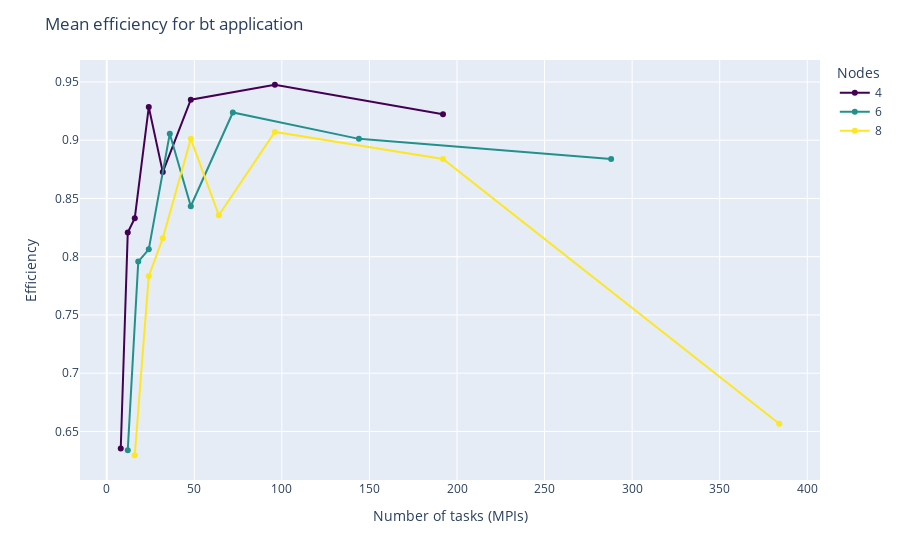

Write notebook code for a chart like this one.
### Markdown cell above
## Efficiency vs ntasks (MPIs)

### Code cell
fig = px.line(x=bt['ntasks'], y=bt['efficiency'],
                markers=True,
                color=bt['nodes'],
                color_discrete_sequence=['#440154', '#21918c', '#fde725'])

# change the title
fig.update_layout(title='Mean efficiency for bt application',
                    legend_title_text='Nodes',
                    xaxis_title='Number of tasks (MPIs)',
                    yaxis_title='Efficiency')

fig.show()
# save the figure as a png file
fig.write_image("Figures/mean_efficiency_bt.png")

### Figure 1 — Plotly figure (JSON) as saved in the notebook; plotly's stock layout.template omitted (floating-point values rounded to 4 significant figures)
{"data": [{"hovertemplate": "color=4<br>x=%{x}<br>y=%{y}<extra></extra>", "legendgroup": "4", "line": {"color": "#440154", "dash": "solid"}, "marker": {"symbol": "circle"}, "mode": "markers+lines", "name": "4", "orientation": "v", "showlegend": true, "type": "scatter", "x": [8, 12, 16, 24, 32, 48, 96, 192], "xaxis": "x", "y": [0.6354, 0.8207, 0.8331, 0.9285, 0.8726, 0.9347, 0.9476, 0.9222], "yaxis": "y"}, {"hovertemplate": "color=6<br>x=%{x}<br>y=%{y}<extra></extra>", "legendgroup": "6", "line": {"color": "#21918c", "dash": "solid"}, "marker": {"symbol": "circle"}, "mode": "markers+lines", "name": "6", "orientation": "v", "showlegend": true, "type": "scatter", "x": [12, 18, 24, 36, 48, 72, 144, 288], "xaxis": "x", "y": [0.6339, 0.7958, 0.8063, 0.9056, 0.8433, 0.9238, 0.9011, 0.8838], "yaxis": "y"}, {"hovertemplate": "color=8<br>x=%{x}<br>y=%{y}<extra></extra>", "legendgroup": "8", "line": {"color": "#fde725", "dash": "solid"}, "marker": {"symbol": "circle"}, "mode": "markers+lines", "name": "8", "orientation": "v", "showlegend": true, "type": "scatter", "x": [16, 24, 32, 48, 64, 96, 192, 384], "xaxis": "x", "y": [0.6296, 0.7834, 0.8158, 0.9011, 0.8356, 0.9071, 0.8838, 0.6565], "yaxis": "y"}], "layout": {"legend": {"title": {"text": "Nodes"}, "tracegroupgap": 0}, "margin": {"t": 60}, "title": {"text": "Mean efficiency for bt application"}, "xaxis": {"anchor": "y", "domain": [0, 1], "title": {"text": "Number of tasks (MPIs)"}}, "yaxis": {"anchor": "x", "domain": [0, 1], "title": {"text": "Efficiency"}}}}
